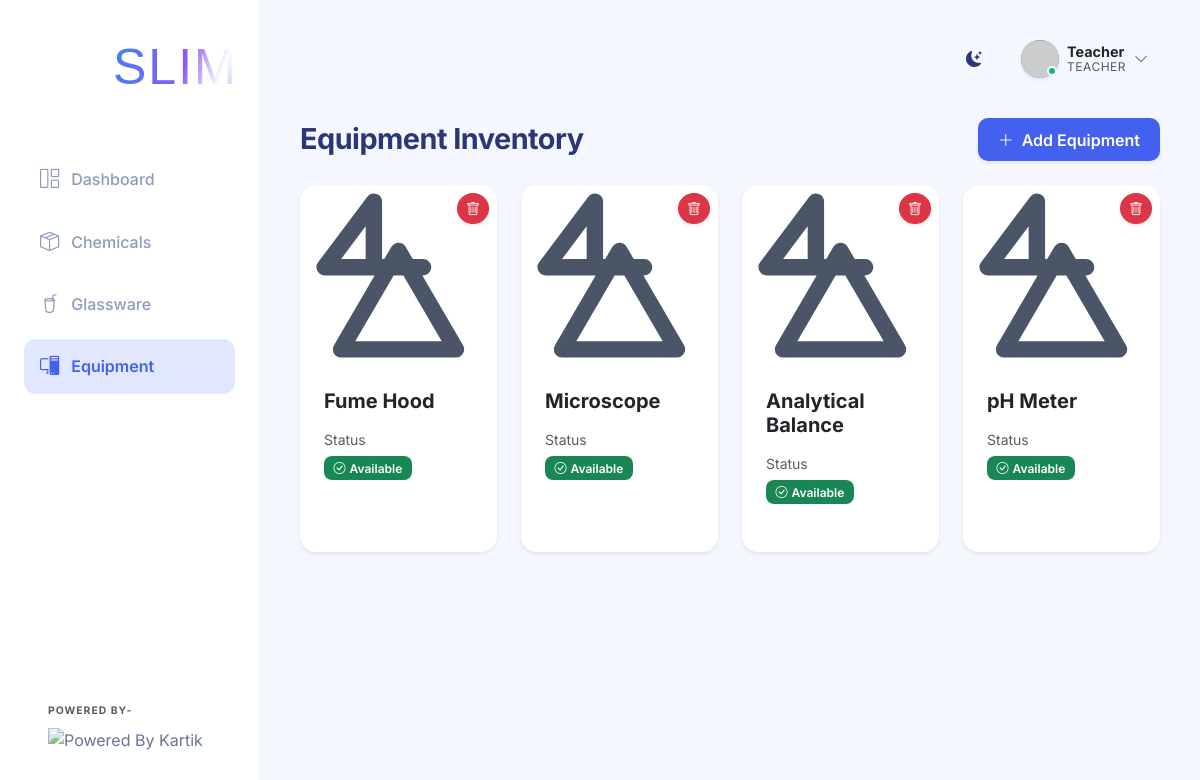
The app's page /equipment (signed in) with its own data.
### app.py (models this page shows)
class User(UserMixin, db.Model):
    id = db.Column(db.Integer, primary_key=True)
    username = db.Column(db.String(100), unique=True, nullable=False)
    password_hash = db.Column(db.String(200), nullable=False)
    role = db.Column(db.String(50), nullable=False) # 'teacher', 'student', or 'developer'
    full_name = db.Column(db.String(150), nullable=True)
    roll_number = db.Column(db.String(50), nullable=True)
    email = db.Column(db.String(150), nullable=True)
    phone = db.Column(db.String(20), nullable=True)

class Equipment(db.Model):
    id = db.Column(db.Integer, primary_key=True)
    name = db.Column(db.String(150), nullable=False)
    status = db.Column(db.String(50), nullable=False) # Available, In Use, Maintenance
    logs = db.relationship('EquipmentLog', backref='equipment', lazy=True, cascade="all, delete-orphan")

### app.py (the view, shortened to what this page needs)
@app.route('/equipment', methods=['GET', 'POST'])
def equipment():
    items = Equipment.query.all()
    for item in items:
        item.image_url = get_lab_item_image(item.name, width=300)
    standard_equipment = ["Microscope", "Centrifuge", "Bunsen Burner", "Spectrophotometer", "Hot Plate", "Magnetic Stirrer", "Analytical Balance", "pH Meter", "Incubator", "Autoclave", "Fume Hood", "Water Bath"]
    return render_template('equipment.html', items=items, standard_equipment=standard_equipment)

### app.py (called while the page is built)
@login_manager.user_loader
def load_user(user_id):
    return User.query.get(int(user_id))

### templates/equipment.html (shortened to what this page needs)
{% extends 'base.html' %}
{% block content %}
<div class="d-flex justify-content-between align-items-center mb-4">
    <h2 class="page-title mb-0">Equipment Inventory</h2>
    {% if current_user.is_authenticated and current_user.role in ['teacher', 'developer'] %}
    <button class="btn btn-primary shadow-sm" data-bs-toggle="modal" data-bs-target="#addEquipmentModal">
        <i class="bi bi-plus-lg me-1"></i> Add Equipment
    </button>
    {% endif %}
</div>
<div class="row row-cols-1 row-cols-md-3 row-cols-lg-4 g-4">
    {% for item in items %}
    <div class="col">
        <div class="card h-100 shadow-sm border-0 rounded-4 overflow-hidden position-relative">
            <img src="{{ item.image_url }}" class="card-img-top" alt="{{ item.name }}" style="height: 180px; object-fit: cover;">
            <div class="card-body">
                <h5 class="card-title fw-bold text-dark mb-3">
                    <a href="{{ url_for('equipment_detail', id=item.id) }}" class="text-decoration-none text-dark stretched-link">{{ item.name }}</a>
                </h5>
                {% if current_user.is_authenticated and current_user.role in ['teacher', 'developer'] %}
                <div class="position-absolute top-0 end-0 p-2 z-index-1">
                    <form action="{{ url_for('delete_equipment', id=item.id) }}" method="POST" style="display: inline;" onsubmit="return confirm('Delete this equipment permanently?')">
                        <button type="submit" class="btn btn-sm btn-danger rounded-circle shadow-sm">
                            <i class="bi bi-trash"></i>
                        </button>
                    </form>
                </div>
                {% endif %}
                <div class="d-flex justify-content-between align-items-center">
                    <div>
                        <span class="text-muted small d-block mb-1">Status</span>
                        {% if item.status == 'Available' %}
                        <span class="badge bg-success"><i class="bi bi-check-circle me-1"></i>Available</span>
                        {% elif item.status == 'In Use' %}
                        <span class="badge bg-primary"><i class="bi bi-play-circle me-1"></i>In Use</span>
                        {% elif item.status == 'Maintenance' %}
                        <span class="badge bg-warning text-dark"><i class="bi bi-tools me-1"></i>Maintenance</span>
                        {% else %}
                        <span class="badge bg-secondary">{{ item.status }}</span>
                        {% endif %}
                    </div>
                </div>
            </div>
        </div>
    </div>
    {% else %}
    <div class="col-12 text-center py-5 text-muted">
        <i class="bi bi-pc-display fs-1 d-block mb-3"></i>
        No equipment added yet.
    </div>
    {% endfor %}
</div>
{% endblock %}

### templates/base.html (shortened to what this page needs)
<!DOCTYPE html>
<html lang="en">
<head>
    <link href="https://cdn.jsdelivr.net/npm/bootstrap@5.3.0/dist/css/bootstrap.min.css" rel="stylesheet">
    <link rel="stylesheet" href="{{ url_for('static', filename='css/style.css') }}">
    <link rel="stylesheet" href="https://cdn.jsdelivr.net/npm/bootstrap-icons@1.10.5/font/bootstrap-icons.css">
</head>
<body>
    <div class="app-container">
        <nav class="sidebar d-flex flex-column">
            <div class="sidebar-header">
                <a class="navbar-brand d-flex align-items-center morph-logo" href="{{ url_for('dashboard') }}"
                    style="text-decoration: none;">
                    <div class="me-1 d-flex justify-content-center align-items-center"
                        style="width: 80px; height: 80px; margin-left: -5px;">
                        <dotlottie-player src="{{ url_for('static', filename='logo.lottie') }}" background="transparent"
                            speed="1" style="width: 80px; height: 80px;" loop autoplay></dotlottie-player>
                    </div>
                    <div class="logo-text-container">
                        <div class="logo-text main-text">
                            <span class="slim-text-animated">SLIM</span>
                        </div>
                    </div>
                </a>
            </div>
            <ul class="nav flex-column sidebar-nav mt-3">
                <li class="nav-item">
                    <a class="nav-link {% if request.endpoint == 'dashboard' %}active{% endif %}"
                        href="{{ url_for('dashboard') }}">
                        <i class="bi bi-grid-1x2"></i> Dashboard
                    </a>
                </li>
                <li class="nav-item">
                    <a class="nav-link {% if request.endpoint == 'chemicals' or request.endpoint == 'add_chemical' or request.endpoint == 'chemical_detail' %}active{% endif %}"
                        href="{{ url_for('chemicals') }}">
                        <i class="bi bi-box-seam"></i> Chemicals
                    </a>
                </li>
                <li class="nav-item">
                    <a class="nav-link {% if request.endpoint == 'glassware' %}active{% endif %}"
                        href="{{ url_for('glassware') }}">
                        <i class="bi bi-cup-straw"></i> Glassware
                    </a>
                </li>
                <li class="nav-item">
                    <a class="nav-link {% if request.endpoint == 'equipment' %}active{% endif %}"
                        href="{{ url_for('equipment') }}">
                        <i class="bi bi-pc-display"></i> Equipment
                    </a>
                </li>
            </ul>
            <div class="sidebar-footer mt-auto p-4 text-start">
                <small class="text-muted d-block fw-bold text-uppercase mb-2"
                    style="font-size: 0.65rem; letter-spacing: 1px;">Powered By-</small>
                <img src="https://student.camu.in/camu_attachment/get/6696654be0b1fd900cf3997c" alt="Powered By Kartik"
                    class="img-fluid powered-logo">
            </div>
        </nav>
        <main class="main-content">
            <header class="top-header d-flex justify-content-between align-items-center mb-4">
                <div class="d-flex align-items-center">
                    <div class="theme-toggle" id="themeToggle" title="Toggle Dark/Light Mode">
                        <i class="bi bi-moon-stars-fill"></i>
                    </div>
                    <div class="user-profile dropdown">
                        <div class="profile-trigger d-flex align-items-center" {% if current_user.is_authenticated
                            %}data-bs-toggle="dropdown" {% else %}data-bs-toggle="modal" data-bs-target="#loginModal" {%
                            endif %}>
                            {% if current_user.is_authenticated %}
                            <div class="avatar-wrapper me-2">
                                <div class="avatar-circle {% if current_user.role == 'developer' %}bg-developer{% elif current_user.role == 'teacher' %}bg-teacher{% else %}bg-student{% endif %} shadow-sm"
                                    style="padding: 0; overflow: hidden;">
                                    <img src="https://api.dicebear.com/9.x/bottts/svg?seed={{ current_user.username }}&backgroundColor=transparent"
                                        alt="Avatar"
                                        style="width: 100%; height: 100%; object-fit: cover; transform: scale(1.1) translateY(2px);">
                                </div>
                                <div class="status-indicator online"></div>
                            </div>
                            <div class="user-info d-none d-sm-block">
                                <div class="user-name fw-bold text-dark">{{ current_user.username|capitalize }}</div>
                                <div class="user-role text-muted">{{ current_user.role|capitalize }}</div>
                            </div>
                            <i class="bi bi-chevron-down ms-2 text-muted small"></i>
                            {% else %}
                            <div class="avatar-circle bg-secondary shadow-sm me-2">
                                <i class="bi bi-person"></i>
                            </div>
                            <span class="fw-medium text-dark">Login</span>
                            {% endif %}
                        </div>
                    </div>
            </header>
            <div class="content-wrapper">
                {% block content %}{% endblock %}
            </div>
        </main>
    </div>
</body>
</html>

### records on screen
User: username "Teacher", role "TEACHER"
Equipment: name "Fume Hood", status "Available" (drawn)
Equipment: name "Microscope", status "Available" (drawn)
Equipment: name "Analytical Balance", status "Available" (drawn)
Equipment: name "pH Meter", status "Available" (drawn)
